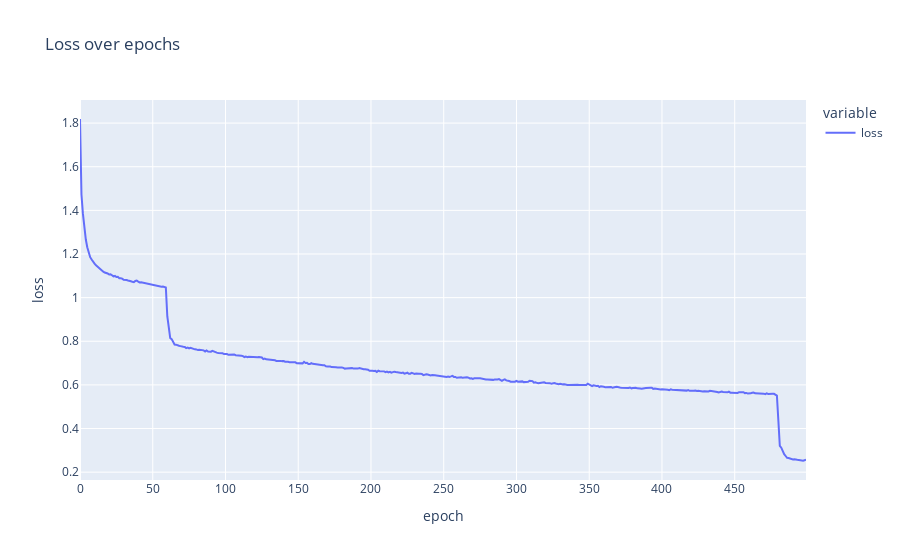

This figure's notebook cell:
### Code cell
# plot history with plotly
fig = px.line(
    history.history,
    labels={'index': 'epoch', 'value': 'loss'},
    title='Loss over epochs'
)
fig.show()

### Figure 1 — Plotly figure (JSON) as saved in the notebook; plotly's stock layout.template omitted (floating-point values rounded to 4 significant figures; data arrays with more than 128 entries replaced by an {"elided": "..."} marker saying what was removed)
{"data": [{"hovertemplate": "variable=loss<br>epoch=%{x}<br>loss=%{y}<extra></extra>", "legendgroup": "loss", "line": {"color": "#636efa", "dash": "solid"}, "marker": {"symbol": "circle"}, "mode": "lines", "name": "loss", "orientation": "v", "showlegend": true, "type": "scatter", "x": {"elided": "500 int values"}, "xaxis": "x", "y": {"elided": "500 float values"}, "yaxis": "y"}], "layout": {"legend": {"title": {"text": "variable"}, "tracegroupgap": 0}, "title": {"text": "Loss over epochs"}, "xaxis": {"anchor": "y", "domain": [0, 1], "title": {"text": "epoch"}}, "yaxis": {"anchor": "x", "domain": [0, 1], "title": {"text": "loss"}}}}
